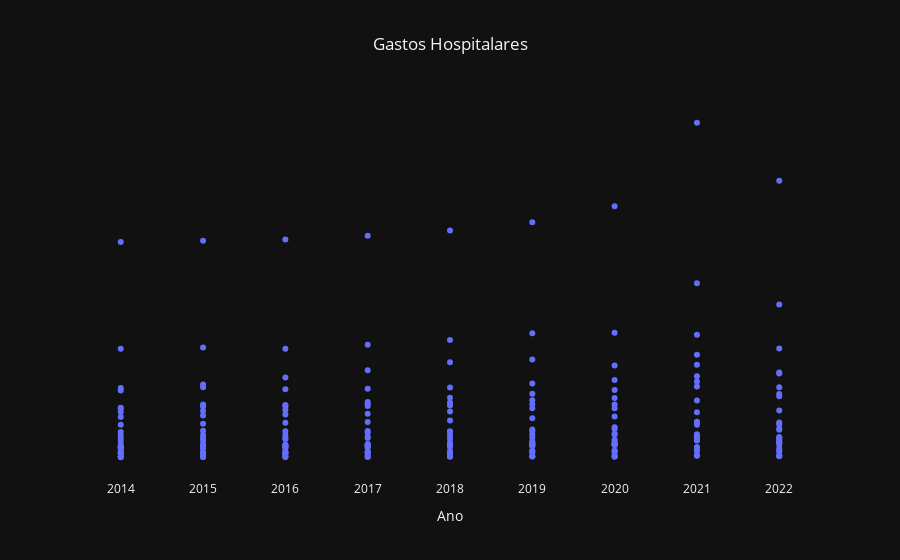

Source (notebook cell):
### Markdown cell above
### Totais por ano em gráfico scatter

### Code cell
# gráfico scatter para todas as variáveis


fig_scatter_total = px.scatter(
    df, x='ano', y='gastos', title='Gastos Hospitalares', template='plotly_dark').update_layout(
        title_x=0.5).update_xaxes(
            title = 'Ano',showgrid=False).update_yaxes(
                visible= False, showticklabels=False, showgrid=False)
fig_scatter_total.show()

### Figure 1 — Plotly figure (JSON) as saved in the notebook; plotly's stock layout.template omitted (floating-point values rounded to 4 significant figures; data arrays with more than 128 entries replaced by an {"elided": "..."} marker saying what was removed)
{"data": [{"hovertemplate": "ano=%{x}<br>gastos=%{y}<extra></extra>", "legendgroup": "", "marker": {"color": "#636efa", "symbol": "circle"}, "mode": "markers", "name": "", "orientation": "v", "showlegend": false, "type": "scatter", "x": {"elided": "243 int values"}, "xaxis": "x", "y": {"elided": "243 float values"}, "yaxis": "y"}], "layout": {"legend": {"tracegroupgap": 0}, "title": {"text": "Gastos Hospitalares", "x": 0.5}, "xaxis": {"anchor": "y", "domain": [0, 1], "showgrid": false, "title": {"text": "Ano"}}, "yaxis": {"anchor": "x", "domain": [0, 1], "showgrid": false, "showticklabels": false, "title": {"text": "gastos"}, "visible": false}}}
